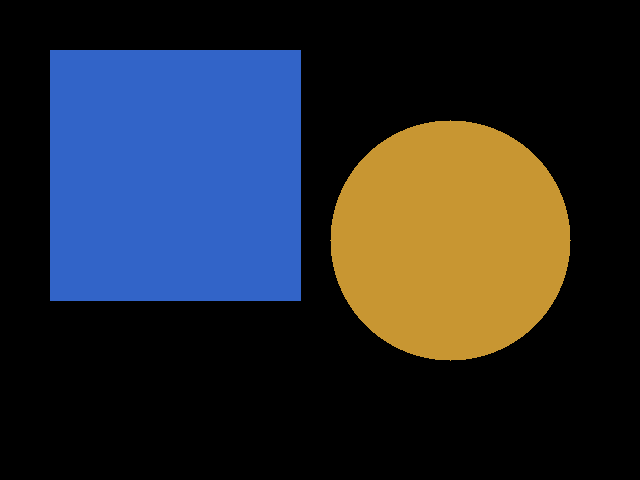
#> input picture render_cg.png, 640 x 480 px
$ python atvd2.py
#> lines starting #> are read from the running program, lines starting #| are printed output that depends on the picture
import cv2
import numpy as np

# --- Ler imagem ---
img = cv2.imread('render_cg.png')  # render do Blender
#> img is the input picture: shape (480, 640, 3); mean B, G, R 48.4, 42.6, 39.7

if img is None:
    # Cria imagem sintética para o lab
    img = np.random.randint(0, 255, (540, 960, 3), dtype=np.uint8)
    cv2.imwrite('render_cg.png', img)
    img = cv2.imread('render_cg.png')

print(f'Shape: {img.shape}')            # (altura, largura, 3)
#| Shape: (480, 640, 3)
print(f'Dtype: {img.dtype}')            # uint8
#| Dtype: uint8
print(f'Min/Max: {img.min()}/{img.max()}')
#| Min/Max: 0/200

# --- Recortar (crop) ---
recorte = img[100:300, 200:500]        # [y_ini:y_fim, x_ini:x_fim]
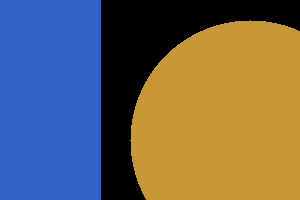
#> recorte: shape (200, 300, 3); mean B, G, R 89.7, 100.8, 106.3
cv2.imwrite('crop.png', recorte)

# --- Redimensionar ---
pequena = cv2.resize(img, (320, 180))
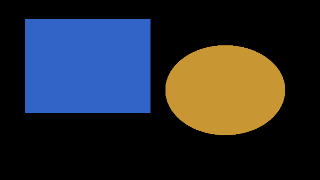
#> pequena: shape (180, 320, 3); mean B, G, R 48.3, 42.6, 39.7
grande  = cv2.resize(img, (1920, 1080), interpolation=cv2.INTER_CUBIC)
cv2.imwrite('pequena.png', pequena)

# --- Espelhar ---
flip_h = cv2.flip(img, 1)              # horizontal (1), vertical (0), ambos (-1)
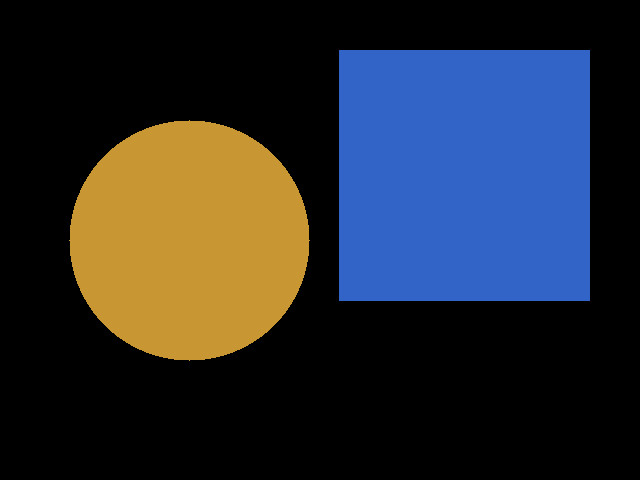
#> flip_h: shape (480, 640, 3); mean B, G, R 48.4, 42.6, 39.7

# --- Converter espaço de cor ---
cinza = cv2.cvtColor(img, cv2.COLOR_BGR2GRAY)
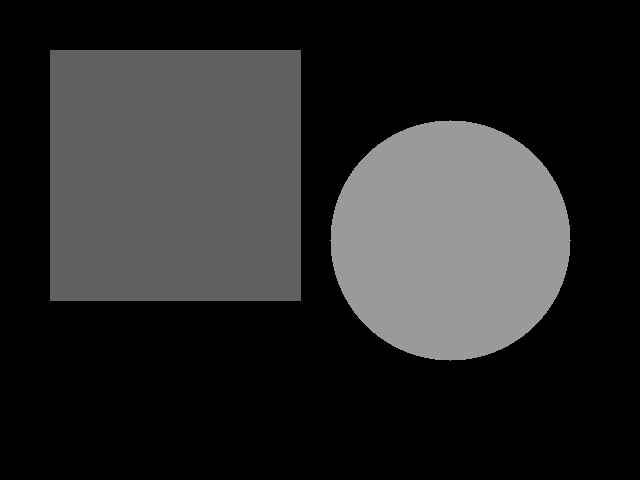
#> cinza: shape (480, 640); min 0, max 154, mean 42.4
hsv   = cv2.cvtColor(img, cv2.COLOR_BGR2HSV)
#> hsv: shape (480, 640, 3); mean H, S, V 25.5, 67.3, 70.5
rgb   = cv2.cvtColor(img, cv2.COLOR_BGR2RGB)  # p/ matplotlib

print(f'Cinza shape: {cinza.shape}')   # (h, w) - 1 canal
#| Cinza shape: (480, 640)
print(f'HSV shape: {hsv.shape}')       # (h, w, 3) - H, S, V
#| HSV shape: (480, 640, 3)

# --- Histogramas de canais ---
for i, canal in enumerate(['Azul (B)', 'Verde (G)', 'Vermelho (R)']):
    hist = cv2.calcHist([img], [i], None, [256], [0, 256])
    print(f'Canal {canal}: max={hist.max():.0f} no valor {hist.argmax()}')
#> this loop made 3 passes
#| Canal Azul (B): max=198974 no valor 0
#| Canal Verde (G): max=198974 no valor 0
#| Canal Vermelho (R): max=198974 no valor 0
